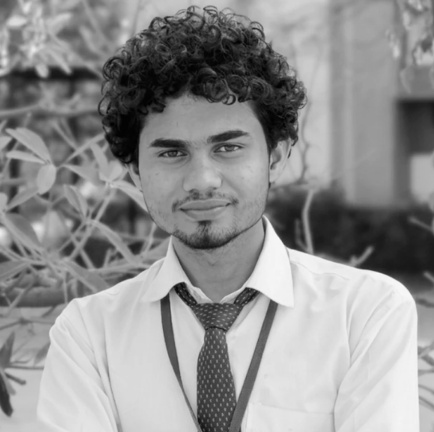
#> input picture CV_Unit_II_Assignment/04_Histogram/input.jpg, 434 x 432 px
$ python program.py
#> lines starting #> are read from the running program, lines starting #| are printed output that depends on the picture
import cv2
import matplotlib.pyplot as plt

image = cv2.imread("input.jpg", cv2.IMREAD_GRAYSCALE)
#> image is the input picture: shape (432, 434); min 0, max 250, mean 144.7
if image is None:
    raise FileNotFoundError("input.jpg not found")

hist = cv2.calcHist([image], [0], None, [256], [0, 256])
#> hist = 256 values, max 2905 at index 217, min 0 at index 251, mean 732.4
highest = int(hist.argmax())
#> highest = 217
print("Intensity with highest frequency:", highest)
#| Intensity with highest frequency: 217

plt.figure(figsize=(8, 5))
plt.plot(hist)
plt.xlim([0, 256])
plt.xlabel("Intensity")
plt.ylabel("Frequency")
plt.title("Image Intensity Histogram")
plt.tight_layout()
plt.savefig("output.png", bbox_inches="tight")
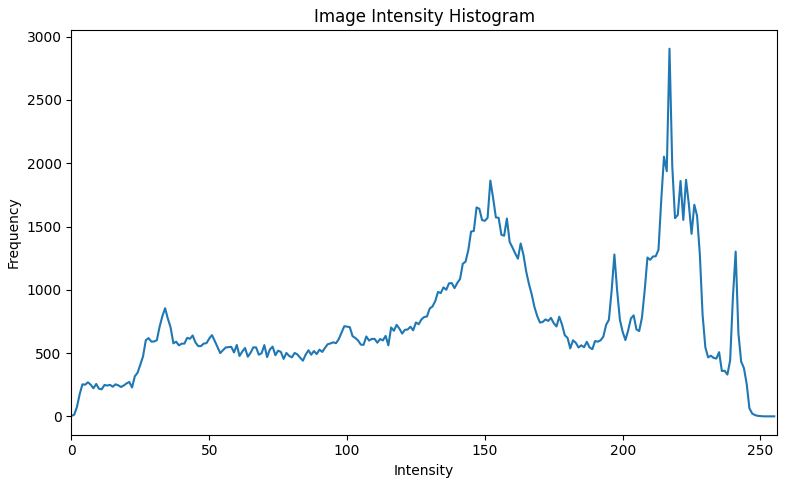
#> figure drawn by matplotlib, 1 panel; curve peaks at x = 217, y = 2905
plt.close()
